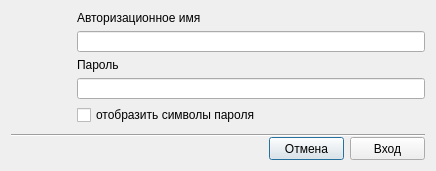
<?xml version="1.0" encoding="UTF-8"?>
<ui version="4.0">
 <class>AuthorizDlg</class>
 <widget class="QDialog" name="AuthorizDlg">
  <property name="geometry">
   <rect>
    <x>0</x>
    <y>0</y>
    <width>436</width>
    <height>171</height>
   </rect>
  </property>
  <property name="minimumSize">
   <size>
    <width>436</width>
    <height>171</height>
   </size>
  </property>
  <property name="maximumSize">
   <size>
    <width>436</width>
    <height>171</height>
   </size>
  </property>
  <property name="windowTitle">
   <string>Dialog</string>
  </property>
  <layout class="QGridLayout" name="gridLayout">
   <item row="0" column="0">
    <widget class="QWidget" name="iconwidget" native="true">
     <property name="minimumSize">
      <size>
       <width>60</width>
       <height>60</height>
      </size>
     </property>
     <property name="maximumSize">
      <size>
       <width>60</width>
       <height>60</height>
      </size>
     </property>
    </widget>
   </item>
   <item row="0" column="1" rowspan="2" colspan="3">
    <layout class="QVBoxLayout" name="verticalLayout">
     <item>
      <widget class="QLabel" name="label">
       <property name="text">
        <string>Авторизационное имя</string>
       </property>
      </widget>
     </item>
     <item>
      <widget class="QLineEdit" name="lineEdit"/>
     </item>
     <item>
      <widget class="QLabel" name="label_2">
       <property name="text">
        <string>Пароль</string>
       </property>
      </widget>
     </item>
     <item>
      <widget class="QLineEdit" name="lineEdit_2">
       <property name="echoMode">
        <enum>QLineEdit::Password</enum>
       </property>
      </widget>
     </item>
     <item>
      <widget class="QCheckBox" name="checkBox">
       <property name="text">
        <string>отобразить символы пароля</string>
       </property>
      </widget>
     </item>
     <item>
      <spacer name="verticalSpacer_2">
       <property name="orientation">
        <enum>Qt::Vertical</enum>
       </property>
       <property name="sizeHint" stdset="0">
        <size>
         <width>20</width>
         <height>40</height>
        </size>
       </property>
      </spacer>
     </item>
    </layout>
   </item>
   <item row="1" column="0">
    <spacer name="verticalSpacer">
     <property name="orientation">
      <enum>Qt::Vertical</enum>
     </property>
     <property name="sizeHint" stdset="0">
      <size>
       <width>20</width>
       <height>40</height>
      </size>
     </property>
    </spacer>
   </item>
   <item row="2" column="0" rowspan="2" colspan="4">
    <widget class="Line" name="line">
     <property name="orientation">
      <enum>Qt::Horizontal</enum>
     </property>
    </widget>
   </item>
   <item row="3" column="2" rowspan="2">
    <widget class="QPushButton" name="cancelbt">
     <property name="minimumSize">
      <size>
       <width>75</width>
       <height>23</height>
      </size>
     </property>
     <property name="maximumSize">
      <size>
       <width>75</width>
       <height>23</height>
      </size>
     </property>
     <property name="text">
      <string>Отмена</string>
     </property>
    </widget>
   </item>
   <item row="3" column="3" rowspan="2">
    <widget class="QPushButton" name="authorizbt">
     <property name="minimumSize">
      <size>
       <width>75</width>
       <height>23</height>
      </size>
     </property>
     <property name="maximumSize">
      <size>
       <width>75</width>
       <height>23</height>
      </size>
     </property>
     <property name="text">
      <string>Вход</string>
     </property>
    </widget>
   </item>
   <item row="4" column="0" colspan="2">
    <spacer name="horizontalSpacer">
     <property name="orientation">
      <enum>Qt::Horizontal</enum>
     </property>
     <property name="sizeHint" stdset="0">
      <size>
       <width>132</width>
       <height>20</height>
      </size>
     </property>
    </spacer>
   </item>
  </layout>
 </widget>
 <tabstops>
  <tabstop>authorizbt</tabstop>
  <tabstop>cancelbt</tabstop>
  <tabstop>lineEdit</tabstop>
  <tabstop>lineEdit_2</tabstop>
  <tabstop>checkBox</tabstop>
 </tabstops>
 <resources/>
 <connections/>
</ui>
